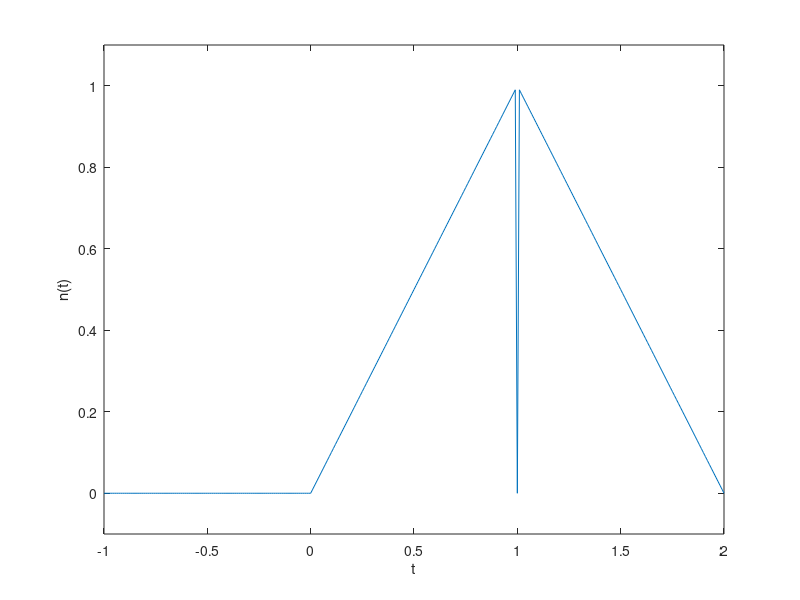

This chart was generated by the following MATLAB code:
% problem B2

t = (-1:0.01:2); 

p = @(t) 1.0.*((t>=0)&(t<1));

r = @(t) t.*p(t);

n = @(t) r(t)+r(-t+2);

plot(t,n(t));

xlabel('t'); 
ylabel('n(t)');
axis([-1 2 -.1 1.1]);

n1 = @(t) n(.5*t);
n2 = @(t) n1(t+.5);